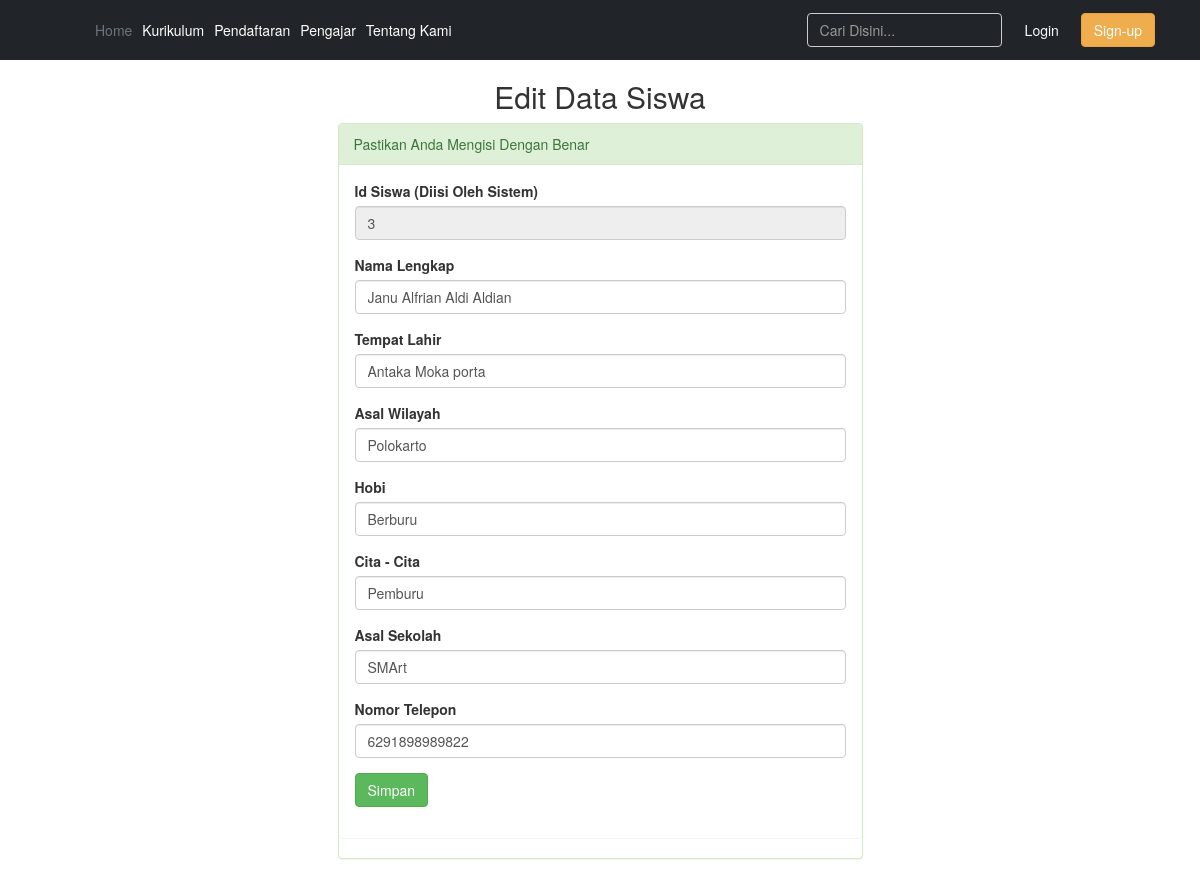
The app's page /proses/edit.php?id=3 with its own data.
### tables this page shows
CREATE TABLE `pendaftaran` (
  `id` int(11) NOT NULL,
  `nama` varchar(255) NOT NULL,
  `tempatlahir` varchar(255) NOT NULL,
  `asal` varchar(255) NOT NULL,
  `hobi` varchar(255) NOT NULL,
  `citacita` varchar(255) NOT NULL,
  `asalsekolah` varchar(10) NOT NULL,
  `telepon` varchar(13) NOT NULL
);

### proses/edit.php (the view, shortened to what this page needs)
<?php
include("../style/header.php");
include("../database/koneksi.php");
$id = $_GET['id'];
$sql = "SELECT * FROM pendaftaran WHERE id=$id";
$query = mysqli_query($conn, $sql);
$siswa = mysqli_fetch_assoc($query);
?>
<!DOCTYPE html>
<html>
<head>
    <link rel="stylesheet" type="text/css" href="https://stackpath.bootstrapcdn.com/bootstrap/3.4.1/css/bootstrap.min.css">
</head>
<body>
<div class="container">
    <form action="/proses/proses-edit.php" method="POST">
    <div class="col-lg-6 col-lg-offset-3">
			<h2><center>Edit Data Siswa</h2>
			<div class="panel panel-success">
				<div class="panel-heading">
					Pastikan Anda Mengisi Dengan Benar
                </div>
            <div class="panel panel-body">
            <div class="form-group">
                <label for="id">Id Siswa (Diisi Oleh Sistem)</label>
                <input type="number" name="id" value="<?php echo $siswa['id'] ?>" class="form-control" readonly/>
            </div>
            <div class="form-group">
                <label for="nama">Nama Lengkap</label>
                <input type="text" name="nama" placeholder="Nama Lengkap" value="<?php echo $siswa['nama'] ?>" class="form-control"/>
            </div>
            <div class="form-group">
                <label for="tempatlahir">Tempat Lahir</label>
                <input type="text" name="tempatlahir" placeholder="Tempat Lahir" value="<?php echo $siswa['tempatlahir'] ?>" class="form-control"/>
            </div>
            <div class="form-group">
                <label for="asal">Asal Wilayah</label>
                <input type="text" name="asal" placeholder="Bandung" value="<?php echo $siswa['asal'] ?>" class="form-control"/>
            </div>
            <div class="form-group">
                <label for="hobi">Hobi</label>
                <input type="text" name="hobi" placeholder="Bermain Bola" value="<?php echo $siswa['hobi'] ?>" class="form-control"/>
            </div>
            <div class="form-group">
                <label for="citacita">Cita - Cita</label>
                <input type="text" name="citacita" placeholder="Pilot" value="<?php echo $siswa['citacita'] ?>" class="form-control"/>
            </div>
            <div class="form-group">
                <label for="asalsekolah">Asal Sekolah</label>
                <input type="text" name="asalsekolah" placeholder="SMP 18 Turki" value="<?php echo $siswa['asalsekolah'] ?>" class="form-control"/>
            </div>
            <div class="form-group">
                <label for="telepon">Nomor Telepon</label>
                <input type="number" name="telepon" placeholder="6281234567890" value="<?php echo $siswa['telepon'] ?>" class="form-control"/>
            </div>
            <div class="form-group">
				<button value="simpan" class="btn btn-success send" name="simpan">Simpan</button>
			</div>
    </div>
</div>
    </form>
</div>
    </body>
</html>

### records on screen
pendaftaran: id "3", nama "Janu Alfrian Aldi Aldian", tempatlahir "Antaka Moka porta", asal "Polokarto", hobi "Berburu", citacita "Pemburu", asalsekolah "SMArt", telepon "6291898989822"
